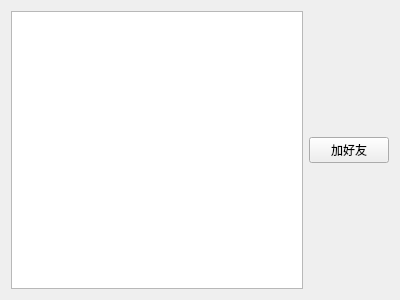
<?xml version="1.0" encoding="UTF-8"?>
<ui version="4.0">
 <class>Online</class>
 <widget class="QWidget" name="Online">
  <property name="geometry">
   <rect>
    <x>0</x>
    <y>0</y>
    <width>400</width>
    <height>300</height>
   </rect>
  </property>
  <property name="windowTitle">
   <string>Form</string>
  </property>
  <layout class="QVBoxLayout" name="verticalLayout_2">
   <item>
    <layout class="QHBoxLayout" name="horizontalLayout">
     <item>
      <widget class="QListWidget" name="listWidget"/>
     </item>
     <item>
      <layout class="QVBoxLayout" name="verticalLayout">
       <item>
        <spacer name="verticalSpacer">
         <property name="orientation">
          <enum>Qt::Vertical</enum>
         </property>
         <property name="sizeHint" stdset="0">
          <size>
           <width>20</width>
           <height>68</height>
          </size>
         </property>
        </spacer>
       </item>
       <item>
        <widget class="QPushButton" name="addFriend_btn">
         <property name="text">
          <string>加好友</string>
         </property>
        </widget>
       </item>
       <item>
        <spacer name="verticalSpacer_2">
         <property name="orientation">
          <enum>Qt::Vertical</enum>
         </property>
         <property name="sizeHint" stdset="0">
          <size>
           <width>20</width>
           <height>40</height>
          </size>
         </property>
        </spacer>
       </item>
      </layout>
     </item>
    </layout>
   </item>
  </layout>
 </widget>
 <resources/>
 <connections/>
</ui>
